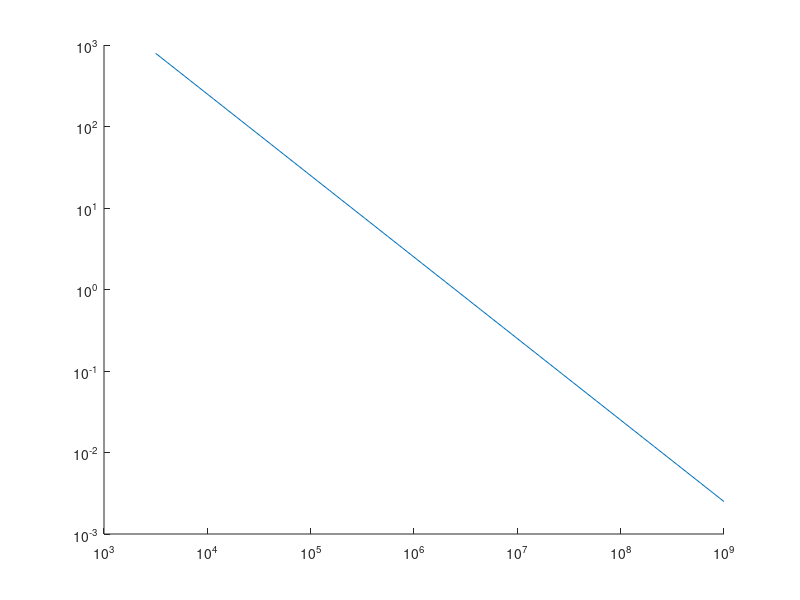

Reproduce this figure in MATLAB. (Note: a time limit stopped this script after it produced the figure.)

clear;
clf;
w = logspace(3.5,9);
R1 = 4000;
R2 = 40000;
C1 = 1e-9;
C2 = 1e-10;

data = load("UltraBode0.csv");
freq = data(:,1);
c2 = data(:,3);


data1 = load("UltraBode.csv");
freq1 = data1(:,1);
c21 = data1(:,3);
z1 = R1;
z2 = 1./((sqrt(-1).*w.*C2));
Vout1 = -z2./z1;

%loglog(w, abs(Vout1).*abs(Vout1)*41);
hold on;
loglog(w, abs(Vout1));
print(abs(Vout1));
%loglog(w, abs(z1).*abs(z1)*41);
%loglog(w, abs(z2));
%loglog(w, 1000-abs(z1));
%semilogx(freq,c2);
%hold on;
%semilogx(freq1,c21)
title("Plot 1",'Interpreter','latex');
xlabel("Frequency (Hz)", 'Interpreter', 'latex');
ylabel('Amplitude (${V_{out}}/{ V_{in} }$)','Interpreter','latex');
legend();
